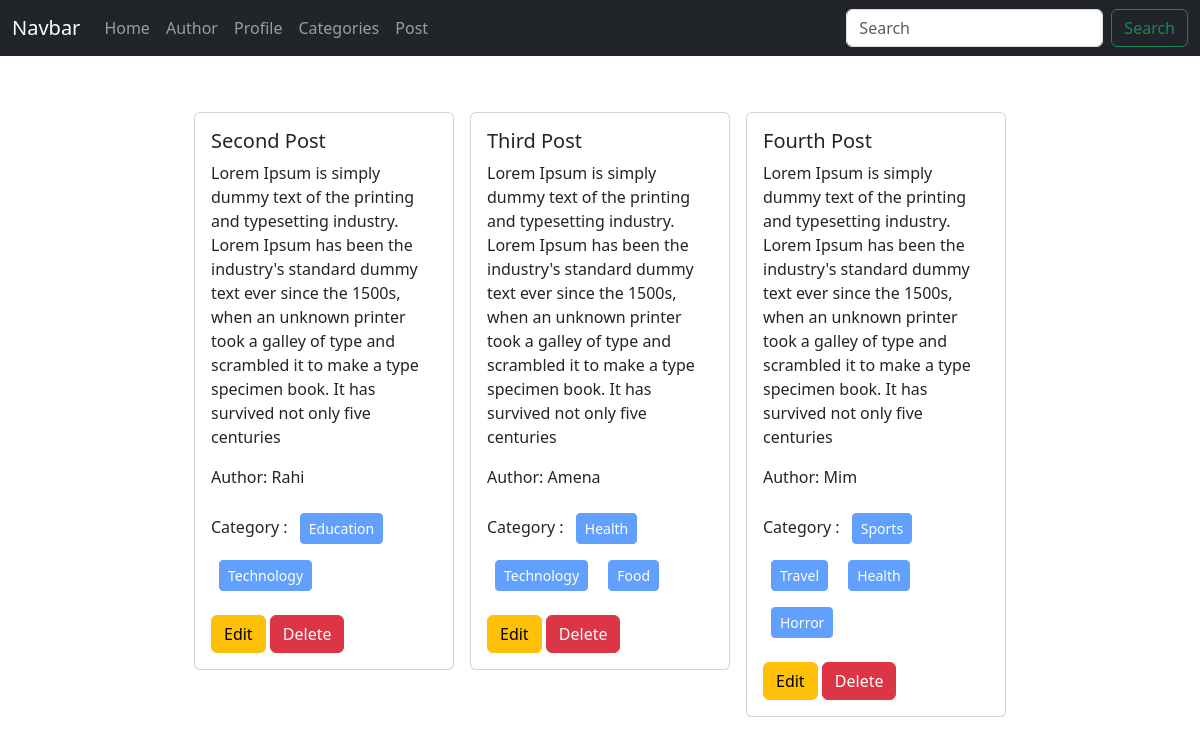
The page / on the database its author committed.
### posts/models.py (models this page shows, shortened)
class posts(models.Model):
    title=models.CharField(max_length=100)
    content=models.TextField()
    category = models.ManyToManyField(category)
    Author = models.ForeignKey(Author, on_delete=models.CASCADE)

### author/models.py (models this page shows, shortened)
class Author(models.Model):
    name=models.CharField(max_length=100)
    bio=models.TextField()
    phone=models.CharField(max_length=12)

### categories/models.py (models this page shows, shortened)
class category(models.Model):
    name=models.CharField(max_length=100)

### blog_project/views.py (the view)
# urls.py: 2. Add a URL to urlpatterns:  path('', views.home, name='home')
def home(request):
    data = posts.objects.all()
    return render(request, 'index.html', {'data' : data})

### templates/index.html
{% extends 'base.html' %} {% block content %}
<div class="d-flex flex-wrap justify-content-center px-5 pt-5">
  {% for post in data %}
  <div class="col-sm-3">
    <div class="card m-2">
      <div class="card-body">
        <h5 class="card-title">{{post.title}}</h5>
        <p class="card-text">{{post.content}}</p>
        <p>Author: {{post.Author.name}}</p>
        <p>
          Category : {% for cat in post.category.all %}
          <button class="btn btn-primary btn-sm m-2" disabled>
            {{cat.name}}
          </button>
          {% endfor %}
        </p>
        <a href="{% url 'edit_post' post.id %}" class="btn btn-warning">Edit</a>
        <a href="{% url 'delete_post' post.id %}" class="btn btn-danger"
          >Delete</a
        >
      </div>
    </div>
  </div>
  {% endfor %}
</div>
{% endblock %}

### templates/base.html (shortened to what this page needs)
<!DOCTYPE html>
<html lang="en">
  <head>
    <link
      href="https://cdn.jsdelivr.net/npm/bootstrap@5.3.3/dist/css/bootstrap.min.css"
      rel="stylesheet"
    />
  </head>
  <body>
    <nav class="navbar navbar-expand-lg navbar-dark bg-dark">
      <div class="container-fluid">
        <a class="navbar-brand" href="#">Navbar</a>
        <div class="collapse navbar-collapse" id="navbarSupportedContent">
          <ul class="navbar-nav me-auto mb-2 mb-lg-0">
            <li class="nav-item">
              <a class="nav-link" href="{% url 'homepage' %}">Home</a>
            </li>
            <li class="nav-item">
              <a class="nav-link" href="{% url 'add_author' %}">Author</a>
            </li>
            <li class="nav-item">
              <a class="nav-link" href="{% url 'add_profile' %}">Profile</a>
            </li>
            <li class="nav-item">
              <a class="nav-link" href="{% url 'add_categories' %}">Categories</a>
            </li>
            <li class="nav-item">
              <a class="nav-link" href="{% url 'add_post' %}">Post</a>
            </li>
          </ul>
          <form class="d-flex" role="search">
            <input
              class="form-control me-2"
              type="search"
              placeholder="Search"
              aria-label="Search"
            />
            <button class="btn btn-outline-success" type="submit">
              Search
            </button>
          </form>
        </div>
      </div>
    </nav>
    {% block content %} {% endblock content %}
  </body>
</html>

### rows shown on the page
posts: title "Second Post", content "Lorem Ipsum is simply dummy text of the printing and typesetting industry. Lorem Ipsum has been the industry's standard dummy text ever since the 1500s, when an unknown printer took a galley of type and scrambled it to make a type specimen book. It has survived not only five centuries", Author.name "Rahi"
category: name "Education"
category: name "Technology"
posts: title "Third Post", content "Lorem Ipsum is simply dummy text of the printing and typesetting industry. Lorem Ipsum has been the industry's standard dummy text ever since the 1500s, when an unknown printer took a galley of type and scrambled it to make a type specimen book. It has survived not only five centuries", Author.name "Amena"
category: name "Health"
category: name "Food"
posts: title "Fourth Post", content "Lorem Ipsum is simply dummy text of the printing and typesetting industry. Lorem Ipsum has been the industry's standard dummy text ever since the 1500s, when an unknown printer took a galley of type and scrambled it to make a type specimen book. It has survived not only five centuries", Author.name "Mim"
category: name "Sports"
category: name "Travel"
category: name "Health"
category: name "Horror"
